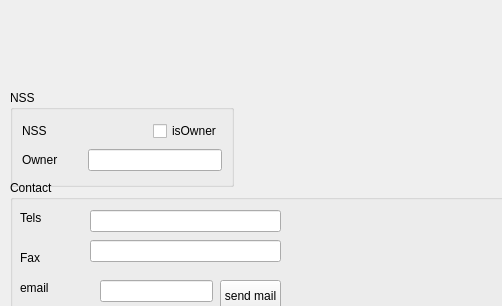
<?xml version="1.0" encoding="UTF-8"?>
<ui version="4.0">
 <class>BaseWidgets::Internal::BaseFormWidget</class>
 <widget class="QWidget" name="BaseWidgets::Internal::BaseFormWidget">
  <property name="geometry">
   <rect>
    <x>0</x>
    <y>0</y>
    <width>502</width>
    <height>306</height>
   </rect>
  </property>
  <property name="windowTitle">
   <string/>
  </property>
  <widget class="QWidget" name="layoutWidget">
   <property name="geometry">
    <rect>
     <x>0</x>
     <y>10</y>
     <width>541</width>
     <height>71</height>
    </rect>
   </property>
   <layout class="QVBoxLayout" name="identityLayout"/>
  </widget>
  <widget class="QGroupBox" name="groupBox">
   <property name="geometry">
    <rect>
     <x>10</x>
     <y>90</y>
     <width>224</width>
     <height>97</height>
    </rect>
   </property>
   <property name="title">
    <string>NSS</string>
   </property>
   <layout class="QGridLayout" name="gridLayout">
    <item row="0" column="0">
     <widget class="QLabel" name="nssLabel">
      <property name="text">
       <string>NSS</string>
      </property>
     </widget>
    </item>
    <item row="0" column="1">
     <layout class="QHBoxLayout" name="nssLayout"/>
    </item>
    <item row="0" column="2">
     <widget class="QCheckBox" name="isNssOwnerCheck">
      <property name="text">
       <string>isOwner</string>
      </property>
     </widget>
    </item>
    <item row="1" column="0">
     <widget class="QLabel" name="label">
      <property name="text">
       <string>Owner</string>
      </property>
     </widget>
    </item>
    <item row="1" column="1" colspan="2">
     <widget class="QLineEdit" name="ownerEdit"/>
    </item>
   </layout>
  </widget>
  <widget class="QGroupBox" name="contactGroup">
   <property name="geometry">
    <rect>
     <x>10</x>
     <y>180</y>
     <width>531</width>
     <height>131</height>
    </rect>
   </property>
   <property name="title">
    <string>Contact</string>
   </property>
   <widget class="QLabel" name="telsLabel">
    <property name="geometry">
     <rect>
      <x>10</x>
      <y>30</y>
      <width>62</width>
      <height>16</height>
     </rect>
    </property>
    <property name="text">
     <string>Tels</string>
    </property>
   </widget>
   <widget class="QLineEdit" name="telsEdit">
    <property name="geometry">
     <rect>
      <x>80</x>
      <y>30</y>
      <width>191</width>
      <height>22</height>
     </rect>
    </property>
   </widget>
   <widget class="QLabel" name="faxLabel">
    <property name="geometry">
     <rect>
      <x>10</x>
      <y>70</y>
      <width>62</width>
      <height>16</height>
     </rect>
    </property>
    <property name="text">
     <string>Fax</string>
    </property>
   </widget>
   <widget class="QLineEdit" name="faxEdit">
    <property name="geometry">
     <rect>
      <x>80</x>
      <y>60</y>
      <width>191</width>
      <height>22</height>
     </rect>
    </property>
   </widget>
   <widget class="QLabel" name="emailLabel">
    <property name="geometry">
     <rect>
      <x>10</x>
      <y>100</y>
      <width>62</width>
      <height>16</height>
     </rect>
    </property>
    <property name="text">
     <string>email</string>
    </property>
   </widget>
   <widget class="QLineEdit" name="emailEdit">
    <property name="geometry">
     <rect>
      <x>90</x>
      <y>100</y>
      <width>113</width>
      <height>22</height>
     </rect>
    </property>
   </widget>
   <widget class="QPushButton" name="sendMailButton">
    <property name="geometry">
     <rect>
      <x>210</x>
      <y>100</y>
      <width>61</width>
      <height>32</height>
     </rect>
    </property>
    <property name="text">
     <string>send mail</string>
    </property>
   </widget>
  </widget>
 </widget>
 <resources/>
 <connections/>
</ui>
